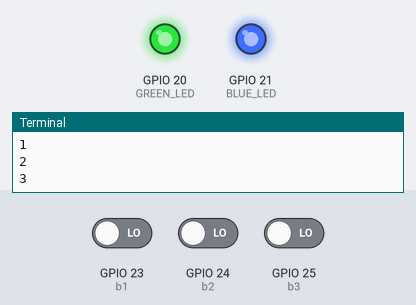
This program was run on a simulated Raspberry Pi (BCM pin numbers). On the bench: output pins drawn as LEDs (lit = HIGH), the last lines printed to the terminal. The test bench sets the inputs (shaded band); at power-on: GPIO 23 (b1) LOW, GPIO 25 (b3) LOW, GPIO 24 (b2) LOW.

Above: at 1.2 s.
1.3 s: GPIO 23 (b1) driven HIGH and GPIO 25 (b3) driven HIGH
At 1.9 s:
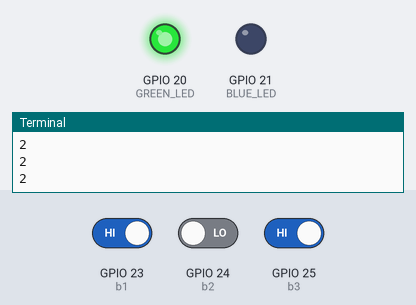
2.8 s: GPIO 24 (b2) driven HIGH
At 3.2 s:
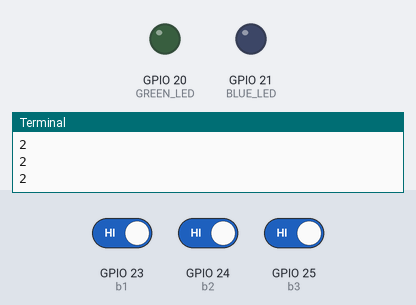
4.3 s: GPIO 23 (b1) driven LOW
At 5.5 s:
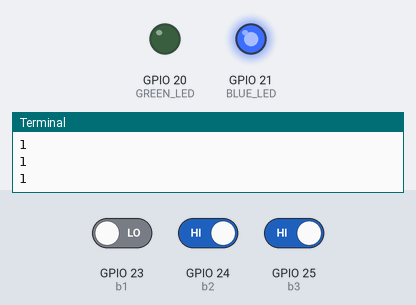
5.8 s: GPIO 23 (b1) driven HIGH
At 6.7 s:
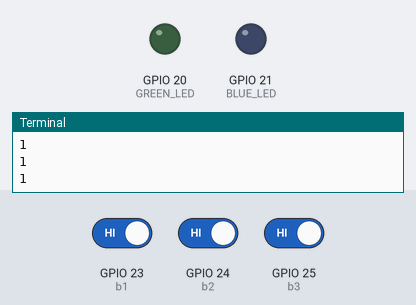
7.3 s: GPIO 24 (b2) driven LOW
At 7.9 s:
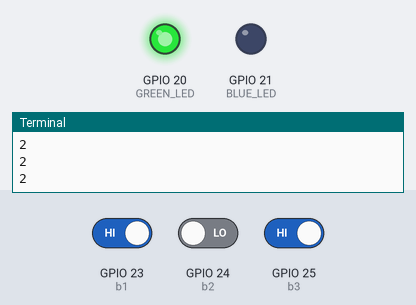
Timing chart, 0 to 9.8 s (numbered marks = the images above; inputs shaded):
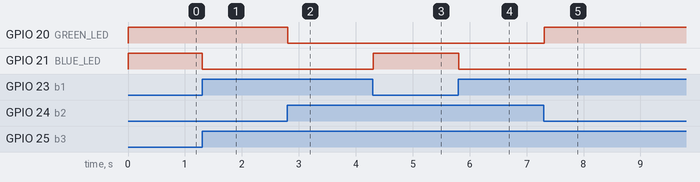

The program:

buttons_toggle_led.py
```python
# Adapted from:
# https://learn.adafruit.com/playing-sounds-and-using-buttons-with-raspberry-pi/code
import os
from time import sleep

import RPi.GPIO as GPIO


GPIO.setmode(GPIO.BCM)
GPIO.setup(23, GPIO.IN)
GPIO.setup(24, GPIO.IN)
GPIO.setup(25, GPIO.IN)

GREEN_LED = 20
BLUE_LED = 21
GPIO.setup(BLUE_LED, GPIO.OUT)
GPIO.setup(GREEN_LED, GPIO.OUT)

try:
    while True:
        b1 = GPIO.input(23)
        b2 = GPIO.input(24)
        b3 = GPIO.input(25)

        if not b1:
            print('1')
            GPIO.output(BLUE_LED, True)
        else:
            GPIO.output(BLUE_LED, False)

        if not b2:
            print('2')
            GPIO.output(GREEN_LED, True)
        else:
            GPIO.output(GREEN_LED, False)

        if not b3:
            print('3')
            GPIO.output(GREEN_LED, True)
            GPIO.output(BLUE_LED, True)

        sleep(.1)
finally:
    GPIO.cleanup()
```

Measured:
- after the input at 1.3 s, GPIO 21 (BLUE_LED): HIGH → LOW at once
- after the input at 2.8 s, GPIO 20 (GREEN_LED): HIGH → LOW at once
- after the input at 4.3 s, GPIO 21 (BLUE_LED): LOW → HIGH at once
- after the input at 5.8 s, GPIO 21 (BLUE_LED): HIGH → LOW at once
- after the input at 7.3 s, GPIO 20 (GREEN_LED): LOW → HIGH at once
